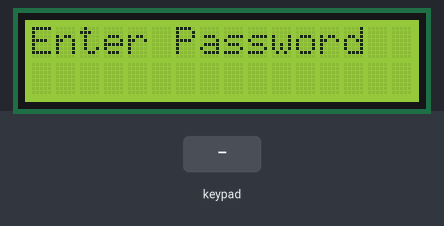
Simulated run of this sketch. Board: Arduino Uno, built with avr-gcc and run on an emulated ATmega328P. On the bench: 16×2 character LCD. The inputs (shaded band) are chosen by the test bench.

Above: at 1.2 s.
1.3 s: keypad keys 8 9 1 0 1 1 # pressed 0.4 s apart
At 4.9 s:
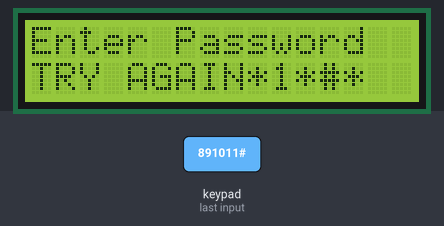
5.6 s: key 'A' pressed
At 6.1 s:
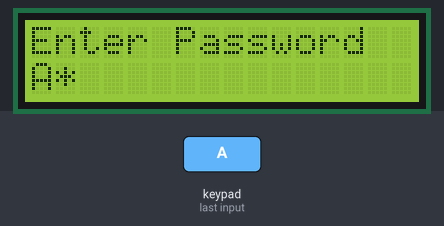
7.2 s: keypad keys 8 9 1 0 1 1 * pressed 0.4 s apart
At 10.6 s:
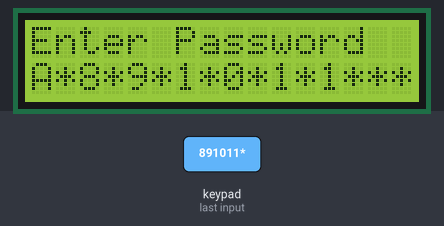
11.5 s: key '#' pressed
At 12.1 s:
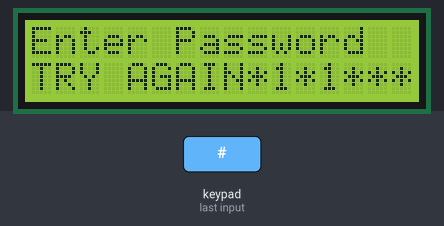
14.5 s: keypad keys 1 2 3 # # pressed 0.4 s apart
At 16.6 s:
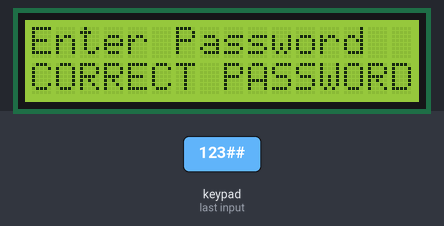
19.5 s: key 'B' pressed
At 20.3 s:
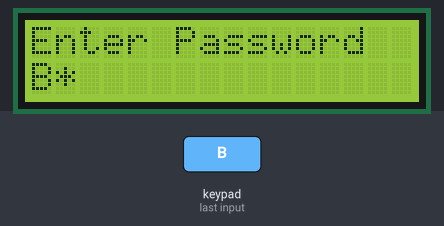
Timing chart, 0 to 22.2 s (numbered marks = the images above; inputs shaded):
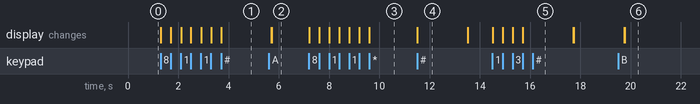

The sketch:

kpwithlcd.ino
```cpp
#include <Keypad.h>
#include <LiquidCrystal.h>
LiquidCrystal lcd(2,3,4,5,6,7);
String input;
String password="123#";

const byte ROWS= 4;
const byte COLS = 4;

char keys[ROWS][COLS]={
{'1','2','3','A'},
{'4','5','6','B'},
{'7','8','9','C'},
{'*','0','#','D'}
};
byte rowPins[ROWS] = {8,9,10,11};
byte colPins[COLS] = {12,13,A0,A1};
Keypad keypad = Keypad(makeKeymap(keys),rowPins,colPins,ROWS,COLS);

void setup() {
  // put your setup code here, to run once:
Serial.begin(9600);
lcd.begin(16,2);
reset();
}

void loop() {
  // put your main code here, to run repeatedly:
char key = keypad.getKey();
if(key!=NO_KEY)
{
  input=input+key;
lcd.print(key);
lcd.print('*');
if(key=='#')
{
  if(input==password)
{
lcd.setCursor(0,1);
lcd.print("CORRECT PASSWORD");
}
else
{
  lcd.setCursor(0,1);
  lcd.print("TRY AGAIN");
}
delay(2000);
input="";
reset();
}
}
}
void reset()
{
lcd.clear();
lcd.print("Enter Password");
lcd.setCursor(0,1);
}
```

Measured:
- after the input at 1.3 s, the display: first changes at once (image 1 shows a later state)
- after the input at 5.6 s, the display: first differs from a run without the input after 0.13 s (image 2)
- after the input at 7.2 s, the display: first changes at once (image 3 shows a later state)
- after the input at 11.5 s, the display: changes at once (image 4)
- after the input at 14.5 s, the display: first changes at once (image 5 shows a later state)
- after the input at 19.5 s, the display: first differs from a run without the input after 0.26 s (image 6)
- what the display in image 4 shows lasts 2.0 s, from 11.5 s to 13.5 s
